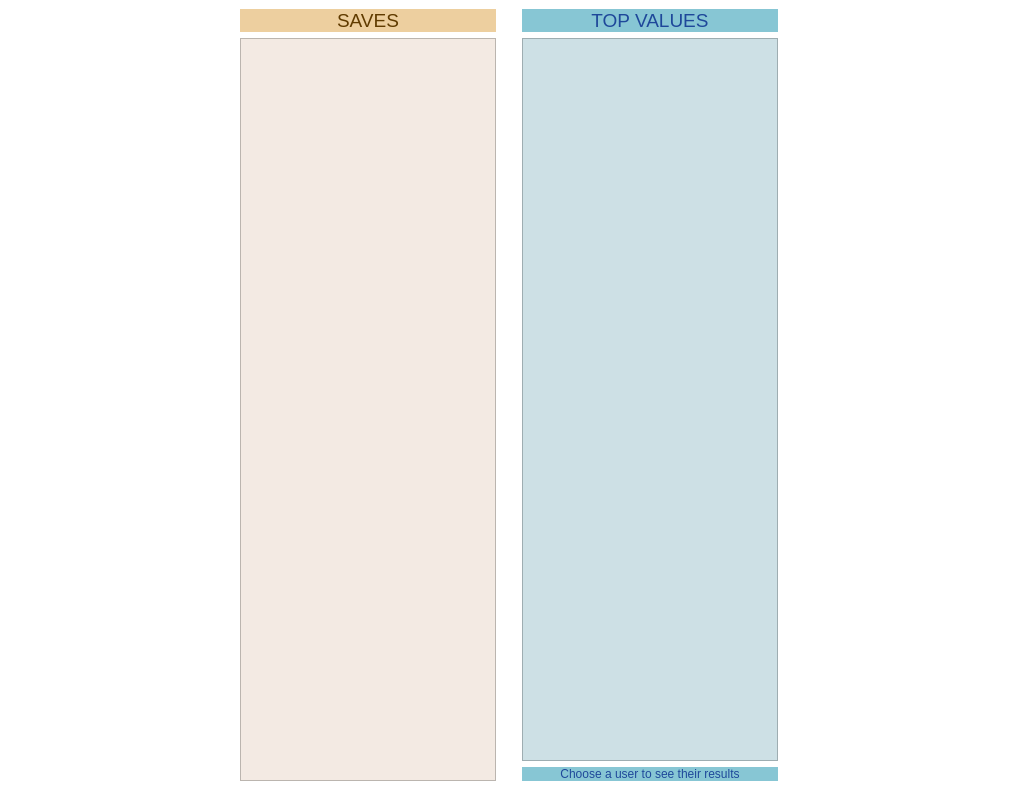
<?xml version="1.0" encoding="UTF-8"?>
<ui version="4.0">
 <class>MainWindow</class>
 <widget class="QMainWindow" name="MainWindow">
  <property name="geometry">
   <rect>
    <x>0</x>
    <y>0</y>
    <width>1018</width>
    <height>790</height>
   </rect>
  </property>
  <property name="windowTitle">
   <string>MainWindow</string>
  </property>
  <property name="styleSheet">
   <string notr="true">background-color: rgb(255, 255, 255);</string>
  </property>
  <widget class="QWidget" name="centralwidget">
   <layout class="QGridLayout" name="gridLayout">
    <item row="0" column="1" rowspan="2">
     <widget class="QLabel" name="label_3">
      <property name="font">
       <font>
        <pointsize>14</pointsize>
       </font>
      </property>
      <property name="styleSheet">
       <string notr="true">background-color: rgb(237, 207, 159);
color: rgb(96, 59, 0);</string>
      </property>
      <property name="text">
       <string>SAVES</string>
      </property>
      <property name="alignment">
       <set>Qt::AlignCenter</set>
      </property>
      <property name="margin">
       <number>8</number>
      </property>
     </widget>
    </item>
    <item row="2" column="0">
     <spacer name="horizontalSpacer">
      <property name="orientation">
       <enum>Qt::Horizontal</enum>
      </property>
      <property name="sizeHint" stdset="0">
       <size>
        <width>40</width>
        <height>20</height>
       </size>
      </property>
     </spacer>
    </item>
    <item row="3" column="3">
     <widget class="QLabel" name="label">
      <property name="enabled">
       <bool>true</bool>
      </property>
      <property name="styleSheet">
       <string notr="true">background-color: rgb(135, 198, 212);
color: rgb(30, 72, 154);</string>
      </property>
      <property name="text">
       <string>Choose a user to see their results</string>
      </property>
      <property name="alignment">
       <set>Qt::AlignCenter</set>
      </property>
      <property name="wordWrap">
       <bool>false</bool>
      </property>
      <property name="margin">
       <number>5</number>
      </property>
     </widget>
    </item>
    <item row="2" column="3">
     <widget class="QListView" name="listView">
      <property name="styleSheet">
       <string notr="true">background-color: rgb(205, 224, 229);
alternate-background-color: rgb(135, 198, 213);</string>
      </property>
      <property name="alternatingRowColors">
       <bool>true</bool>
      </property>
     </widget>
    </item>
    <item row="0" column="3" rowspan="2">
     <widget class="QLabel" name="label_2">
      <property name="font">
       <font>
        <pointsize>14</pointsize>
       </font>
      </property>
      <property name="styleSheet">
       <string notr="true">background-color: rgb(135, 198, 212);
color: rgb(30, 72, 154);</string>
      </property>
      <property name="text">
       <string>TOP VALUES</string>
      </property>
      <property name="alignment">
       <set>Qt::AlignCenter</set>
      </property>
      <property name="margin">
       <number>8</number>
      </property>
     </widget>
    </item>
    <item row="2" column="1" rowspan="2">
     <widget class="QListView" name="results">
      <property name="styleSheet">
       <string notr="true">background-color: rgb(243, 234, 227);
alternate-background-color: rgb(225, 216, 209);</string>
      </property>
      <property name="dragDropMode">
       <enum>QAbstractItemView::InternalMove</enum>
      </property>
      <property name="alternatingRowColors">
       <bool>true</bool>
      </property>
     </widget>
    </item>
    <item row="2" column="2">
     <spacer name="verticalSpacer">
      <property name="orientation">
       <enum>Qt::Vertical</enum>
      </property>
      <property name="sizeHint" stdset="0">
       <size>
        <width>20</width>
        <height>40</height>
       </size>
      </property>
     </spacer>
    </item>
    <item row="2" column="4">
     <spacer name="horizontalSpacer_2">
      <property name="orientation">
       <enum>Qt::Horizontal</enum>
      </property>
      <property name="sizeHint" stdset="0">
       <size>
        <width>40</width>
        <height>20</height>
       </size>
      </property>
     </spacer>
    </item>
   </layout>
  </widget>
 </widget>
 <resources/>
 <connections/>
</ui>
